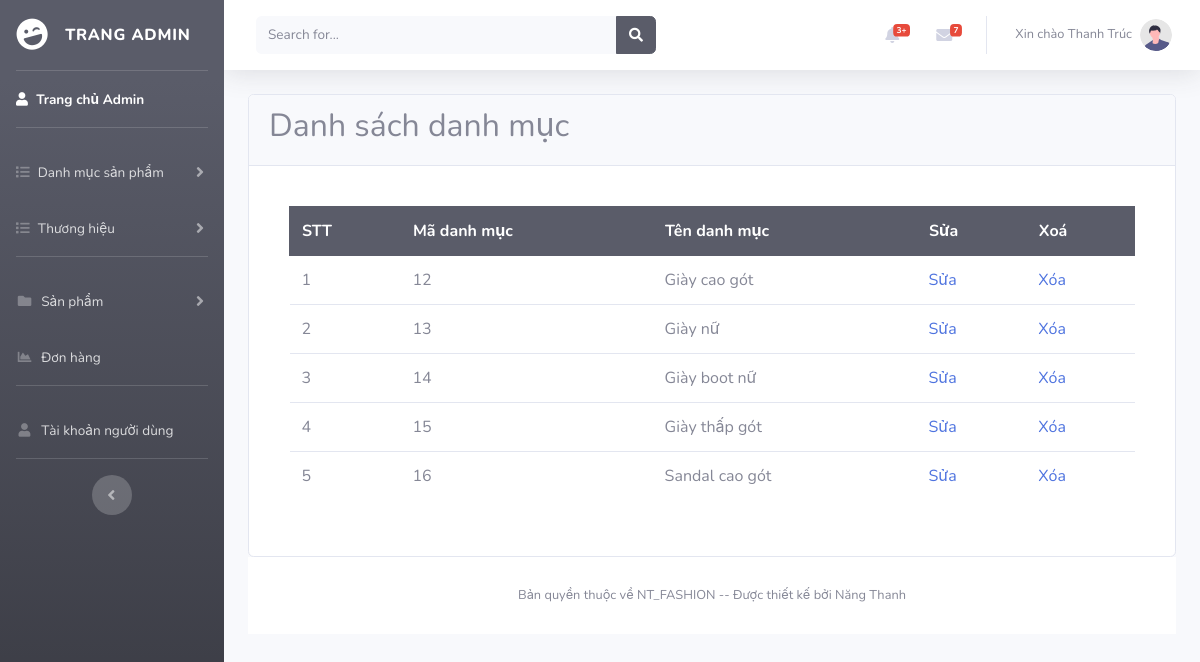
The page /admin/catlist.php (signed in) on the database its author committed.
### tables this page shows
CREATE TABLE `t_category` (
  `id_cat` int(10) UNSIGNED NOT NULL,
  `name_cat` varchar(255) NOT NULL
);

### lib/database.php (called while the page is built, shortened)
<?php
class Database
{
    public $host = dbhost;
    public $user = dbuser;
    public $pass = dbpass;
    public $dbname = dbname;
    public $link;
    private function connectDB()
    {
        $this->link = new mysqli(
            $this->host,
            $this->user,
            $this->pass,
            $this->dbname
        );
    }
    public function select($query)
    {
        $result = $this->link->query($query) or
            die($this->link->error . __LINE__);
        if ($result->num_rows > 0) {
            return $result;
        } else {
            return false;
        }
    }
}

### classes/category.php (called while the page is built, shortened)
<?php
$filepath = realpath(dirname(__FILE__));
include_once($filepath.'/../lib/database.php');
?>
<?php
class Category
{
    private $db;
    public function __construct()
    {
        $this->db = new Database();
    }
    public function show_category()
    {
        $query = "SELECT * FROM t_category order by id_cat ASC";
        $result = $this->db->select($query);
        return $result;
    }
}
?>

### admin/catlist.php (the view, shortened to what this page needs)
<?php
include('./inc/header.php');
include('../classes/category.php')
?>
<?php
$cat = new Category();
?>
<div class="container-fluid">
    <div class="card">
        <div class="card-header">
            <h2>Danh sách danh mục</h2>
        </div>
        <div class="card-body">
            <form action="catlist.php" method="POST">
                <div class="card-body">
                    <table class="table">
                        <thead class="thead-dark">
                            <tr>
                                <th class="bg-dark border border-dark">STT</th>
                                <th class="bg-dark border border-dark">Mã danh mục</th>
                                <th class="bg-dark border border-dark">Tên danh mục</th>
                                <th class="bg-dark border border-dark">Sửa</th>
                                <th class="bg-dark border border-dark">Xoá</th>
                            </tr>
                        </thead>
                        <tbody>
                            <?php
                            $show_cat = $cat->show_category();
                            $stt = 0;
                            if ($show_cat) {
                                while ($result = $show_cat->fetch_assoc()) {
                                    $stt++;
                            ?>
                            <tr>
                                <td><?php echo $stt; ?></td>
                                <td><?php echo $result['id_cat'] ?></td>
                                <td><?php echo $result['name_cat'] ?></td>
                                <td>
                                    <a href="catedit.php?id_cat=<?php echo $result['id_cat'] ?>">Sửa</a>
                                </td>
                                <td>
                                    <a onclick="return deleteProduct('<?php echo $result['name_cat'] ?>')"
                                        href="catlist.php?delid=<?php echo $result['id_cat']; ?>">Xóa</a>
                                </td>
                            </tr>
                            <?php
                                }
                            } ?>
                        </tbody>
                    </table>
                </div>
            </form>
        </div>
    </div>
    <?php include './inc/footer.php'; ?>

### rows shown on the page
t_category: id_cat "12", name_cat "Giày cao gót"
t_category: id_cat "13", name_cat "Giày nữ"
t_category: id_cat "14", name_cat "Giày boot nữ"
t_category: id_cat "15", name_cat "Giày thấp gót"
t_category: id_cat "16", name_cat "Sandal cao gót"

### other values the page prints
Session::get('name_admin') "Thanh Trúc"
